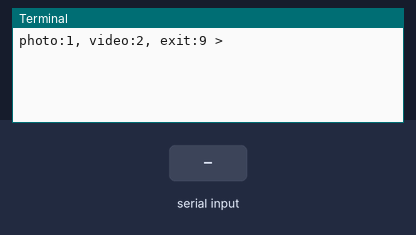
The program below on a simulated Raspberry Pi (BCM pin numbers). Shown: the last lines printed to the terminal. The test bench sets the inputs (shaded band). The clock reads 2024-03-15 10:24:30 at power-on unless the program sets it; the camera gives no picture and a still takes 0.5 s.

Above: at 1.2 s.
1.3 s: "1" typed at the terminal, then Enter
At 1.7 s:
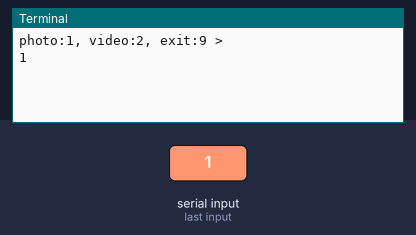
2.8 s: "2" typed at the terminal, then Enter
At 3.4 s:
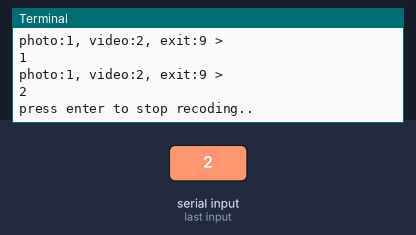
4.3 s: "asdfasdf" typed at the terminal, then Enter
At 5.8 s:
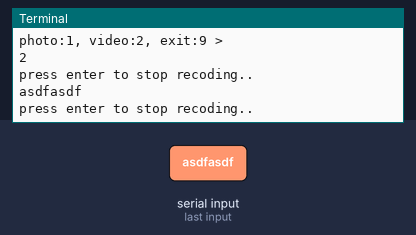

The program:

picamera_real.py
```python
import picamera
import time

path = '/home/pi/src6/06_multimedia'

camera = picamera.PiCamera()
now_str = time.strftime("%Y%m%d_%H%M%S")
try:
    camera.resolution = (640, 480)
    camera.start_preview()
    camera.rotation = 180

    while(1):
        a = int(input("photo:1, video:2, exit:9 > "))
        if(a == 1):
            camera.capture('photo_%s.jpg' % now_str)
        elif(a == 2):
            camera.start_recording('video%s.h264' % now_str)
            b = 'asdfasdf'
            while(1):
                b  = str(input("press enter to stop recoding.."))
                if(b != 'asdfasdf'):
                    camera.stop_recording()
                    break
        elif(a == 9):
            break

finally:
    camera.stop_preview()
```

Measured:
- after the input at 1.3 s, the terminal: prints a new line at once (image 1)
- after the input at 2.8 s, the terminal: prints a new line at once (image 2)
- after the input at 4.3 s, the terminal: prints a new line at once (image 3)
